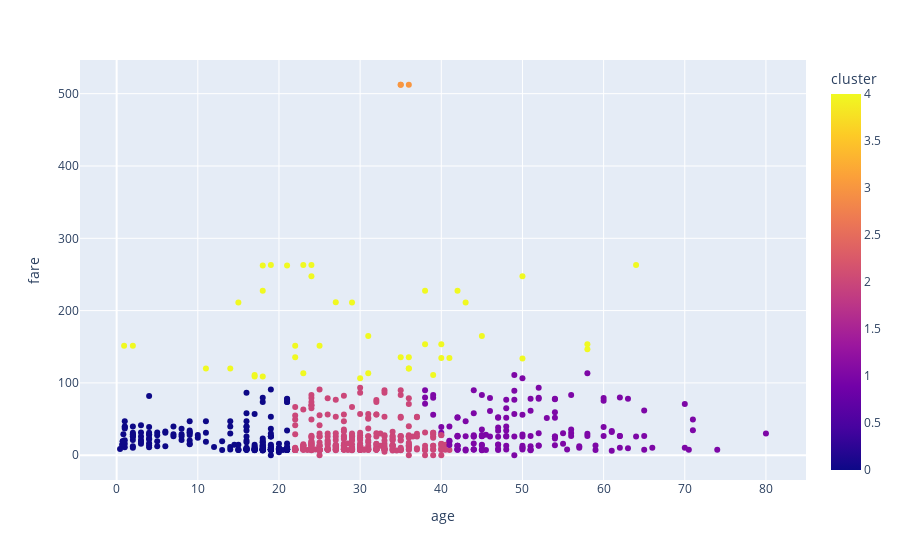

Notebook code for this chart:
### Code cell
fig = px.scatter(df, x='age', y='fare', color='cluster')
fig.show()

### Figure 1 — Plotly figure (JSON) as saved in the notebook; plotly's stock layout.template omitted (floating-point values rounded to 4 significant figures; data arrays with more than 128 entries replaced by an {"elided": "..."} marker saying what was removed)
{"data": [{"hovertemplate": "age=%{x}<br>fare=%{y}<br>cluster=%{marker.color}<extra></extra>", "legendgroup": "", "marker": {"color": {"elided": "891 int values"}, "coloraxis": "coloraxis", "symbol": "circle"}, "mode": "markers", "name": "", "orientation": "v", "showlegend": false, "type": "scatter", "x": {"elided": "891 float values"}, "xaxis": "x", "y": {"elided": "891 float values"}, "yaxis": "y"}], "layout": {"coloraxis": {"colorbar": {"title": {"text": "cluster"}}, "colorscale": [[0, "#0d0887"], [0.1111, "#46039f"], [0.2222, "#7201a8"], [0.3333, "#9c179e"], [0.4444, "#bd3786"], [0.5556, "#d8576b"], [0.6667, "#ed7953"], [0.7778, "#fb9f3a"], [0.8889, "#fdca26"], [1, "#f0f921"]]}, "legend": {"tracegroupgap": 0}, "margin": {"t": 60}, "xaxis": {"anchor": "y", "domain": [0, 1], "title": {"text": "age"}}, "yaxis": {"anchor": "x", "domain": [0, 1], "title": {"text": "fare"}}}}
